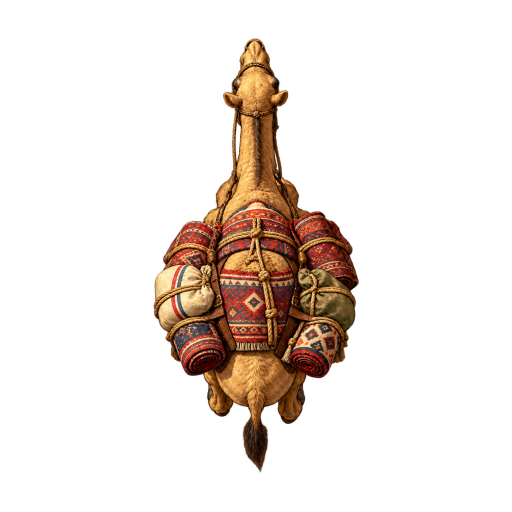
#> input picture art-src/battle/camel.png, 1024 x 1024 px, given in place of camel.webp, which was not available (shown at 1/2 size); the run also reads 1 picture not shown here
$ python travel_art.py
#> lines starting #> are read from the running program, lines starting #| are printed output that depends on the picture; after the words box and inside, x2 and y2 are one past the last pixel; in counts of white or black regions, pixels touching at a corner belong together; pictures that were not available may be replaced by others from this repository, and a replacement may not be noted
#!/usr/bin/env python3
"""Cut the travel art batch (art-src/travel-2026-09, from the ChatGPT prompts in
docs/handoff/travel-refs/INSTRUCTIONS.txt) into game files.

  python3 tools/travel_art.py
"""
from pathlib import Path
import numpy as np
from PIL import Image
from scipy import ndimage

ROOT = Path(__file__).resolve().parent.parent
SRC = ROOT / 'art-src' / 'travel-2026-09'
PUB = ROOT / 'public' / 'art'


def bbox(im):
    a = np.array(im)[..., 3] > 10
    ys, xs = np.nonzero(a)
    return xs.min(), ys.min(), xs.max() + 1, ys.max() + 1


def head_x(im, top, bottom):
    """Centre of the neck: the mean column of the outline's top fifth, which the cargo never reaches."""
    a = np.array(im)[..., 3] > 10
    ys, xs = np.nonzero(a[top:top + (bottom - top) // 5])
    return xs.mean()


def match_token(src, ref, out):
    """Scale and place a token so the camel is as tall as the reference one and its neck is in the same column."""
    r = Image.open(ref).convert('RGBA'); s = Image.open(src).convert('RGBA')
#> in match_token, r is the input picture: PIL image 1024x1024 RGBA; mean R, G, B, A 23.1, 14, 8, 40.6
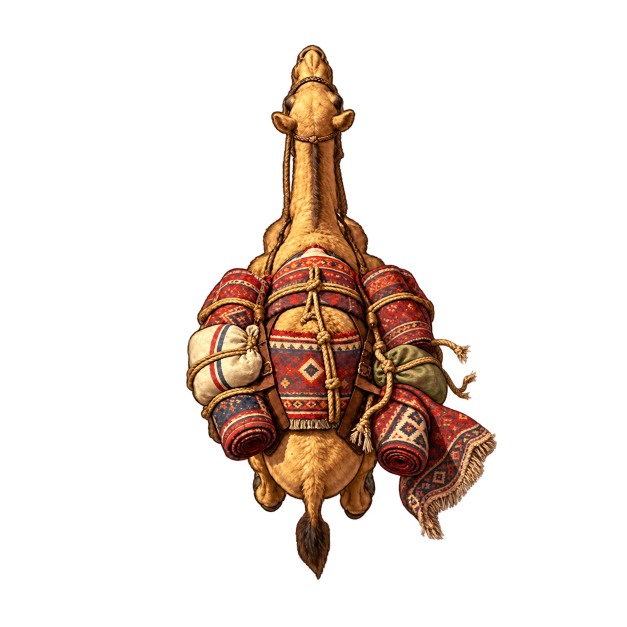
#> input picture art-src/travel-2026-09/01-camel-cut.png, 1254 x 1254 px (shown at 1/2 size)
#> in match_token, s is the input picture: PIL image 1254x1254 RGBA; mean R, G, B, A 27.8, 16.5, 9.7, 47.7
    rx0, ry0, rx1, ry1 = bbox(r); sx0, sy0, sx1, sy1 = bbox(s)
#> in bbox, `a = np.array(im)[..., 3] > 10`:
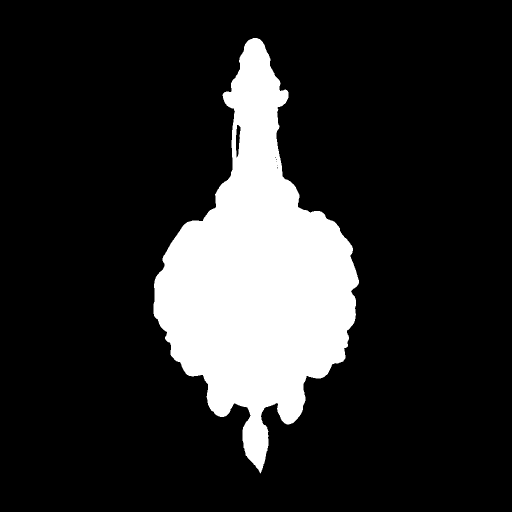
#> a: shape (1024, 1024) bool (shown at 1/2 size); 16.3% white; 1 white region, box (x1, y1, x2, y2) and area: (307, 76, 718, 947) 170862
#> after `rx0, ry0, rx1, ry1 = bbox(r)`: rx0 = 307; ry0 = 76; rx1 = 718; ry1 = 947
#> in bbox (call 2), `a = np.array(im)[..., 3] > 10`: a: shape (1254, 1254) bool; 19.2% white; 3 white regions (2 under 20 px), largest, box (x1, y1, x2, y2) and area: (371, 89, 994, 1161) 301819
#> after `sx0, sy0, sx1, sy1 = bbox(s)`: sx0 = 371; sy0 = 89; sx1 = 994; sy1 = 1161
    k = (ry1 - ry0) / (sy1 - sy0)
#> k = 0.812
    piece = s.crop((sx0, sy0, sx1, sy1)).resize((round((sx1 - sx0) * k), round((sy1 - sy0) * k)), Image.LANCZOS)
    canvas = Image.new('RGBA', r.size, (0, 0, 0, 0))
#> canvas: PIL image 1024x1024 RGBA; every value is 0
    canvas.alpha_composite(piece, (round(head_x(r, ry0, ry1) - head_x(piece, 0, piece.height)), ry0))
#> in head_x, `ys, xs = np.nonzero(a[top:top + (bottom - top) // 5])`: ys = 13993 values from 0 to 173; xs = 13993 values, max 576 at index 7199, min 445 at index 7721, mean 510.7
#> in head_x (call 2), `a = np.array(im)[..., 3] > 10`: a: shape (871, 506) bool; 45.2% white; 1 white region, box (x1, y1, x2, y2) and area: (0, 0, 506, 871) 199263
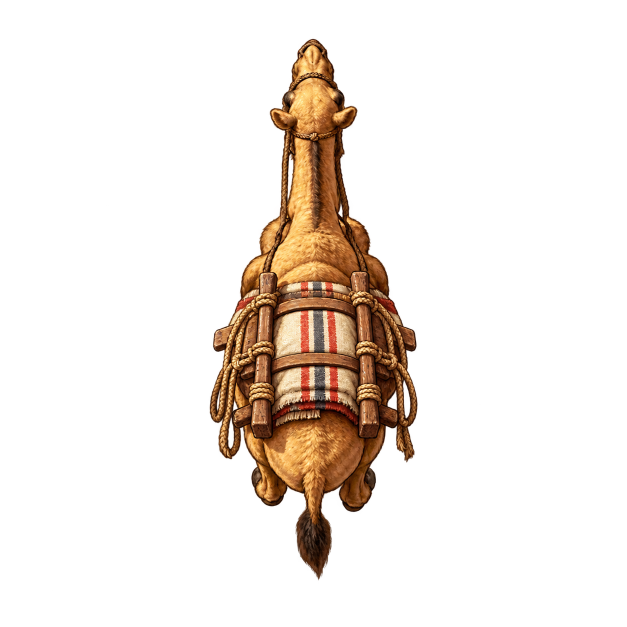
#> input picture art-src/travel-2026-09/02-camel-bare.png, 1254 x 1254 px (shown at 1/2 size)
#> in match_token, s is the input picture: PIL image 1254x1254 RGBA; mean R, G, B, A 22.1, 14.2, 7.8, 35.9
#> in bbox (call 4), `a = np.array(im)[..., 3] > 10`: a: shape (1254, 1254) bool; 14.5% white; 5 white regions (4 under 20 px), largest, box (x1, y1, x2, y2) and area: (419, 77, 836, 1161) 227548
#> in match_token (call 2), `sx0, sy0, sx1, sy1 = bbox(s)`: sx0 = 419; sy0 = 77; sx1 = 836
#> in match_token (call 2), `k = (ry1 - ry0) / (sy1 - sy0)`: k = 0.804
#> in match_token (call 2), `piece = s.crop((sx0, sy0, sx1, sy1)).resize((round((sx1 - sx0) * k), r..`:
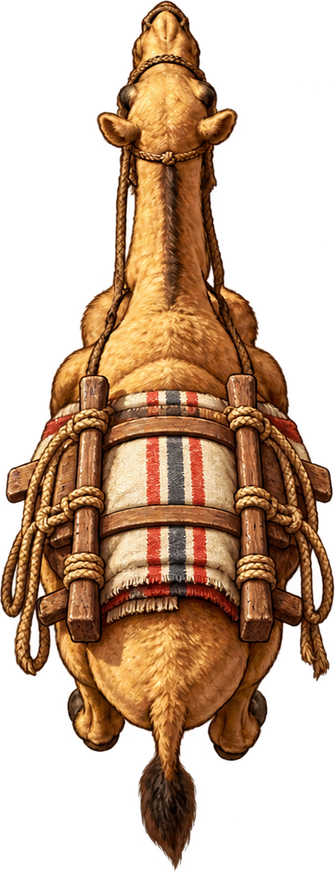
#> piece: PIL image 335x871 RGBA; mean R, G, B, A 76.5, 49.1, 27.1, 124.9; transparent parts drawn white
#> call 4 of head_x, with top = 0, bottom = 871
#> in head_x (call 4), `a = np.array(im)[..., 3] > 10`:
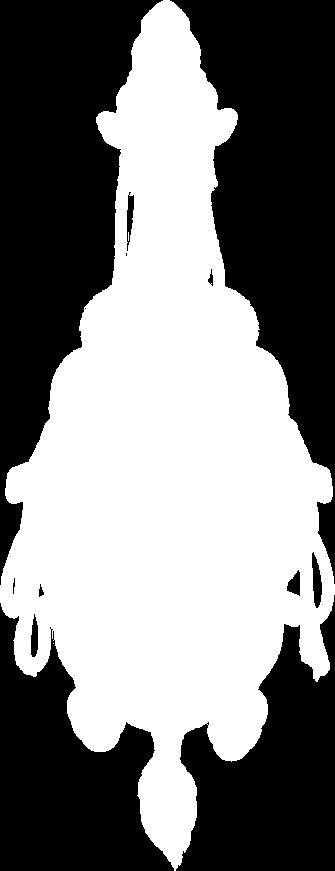
#> a: shape (871, 335) bool; 50.4% white; 13 black regions (2 under 20 px), largest, box (x1, y1, x2, y2) and area: (0, 0, 163, 585) 46760, (170, 0, 335, 584) 46213, (0, 603, 174, 871) 25616
#> in head_x (call 4), `ys, xs = np.nonzero(a[top:top + (bottom - top) // 5])`: ys = 14776 values from 0 to 173; xs = 14776 values, max 237 at index 8019, min 96 at index 8301, mean 166.3
    canvas.save(out, 'WEBP', quality=88, method=6)


def fit(src, size, out, **kw):
#> called with size = (512, 512)
    im = Image.open(src).convert('RGBA'); im.thumbnail(size, Image.LANCZOS)
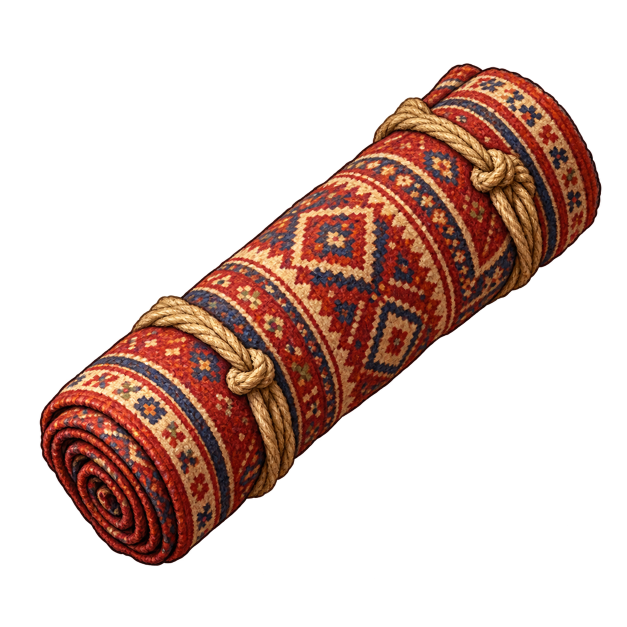
#> input picture art-src/travel-2026-09/03-rug-bale.png, 1254 x 1254 px (shown at 1/2 size)
#> in fit, im is the input picture: PIL image 1254x1254 RGBA; mean R, G, B, A 43.2, 21.7, 15.3, 79.6
    c = Image.new('RGBA', size, (0, 0, 0, 0)); c.alpha_composite(im, ((size[0] - im.width) // 2, (size[1] - im.height) // 2))
#> after `c = Image.new('RGBA', size, (0, 0, 0, 0))`: c: PIL image 512x512 RGBA; every value is 0
    c.save(out, 'WEBP', quality=88, method=6, **kw)


# battle tokens: the camel in two cargo states, lined up on the old loaded camel; the rug bale on its own
match_token(SRC / '01-camel-cut.png', PUB / 'battle/camel.webp', PUB / 'battle/camel-cut.webp')
match_token(SRC / '02-camel-bare.png', PUB / 'battle/camel.webp', PUB / 'battle/camel-bare.webp')
fit(SRC / '03-rug-bale.png', (512, 512), PUB / 'battle/bale.webp')

# the Egyptian road bandits' leader, where the ambush screen already looks for him
(PUB / 'travel-threats').mkdir(exist_ok=True)
Image.open(SRC / '04-robber-leader.png').convert('RGB').resize((640, 640), Image.LANCZOS).save(PUB / 'travel-threats/egypt-rural-highway-robbers-leader.jpg', quality=86)
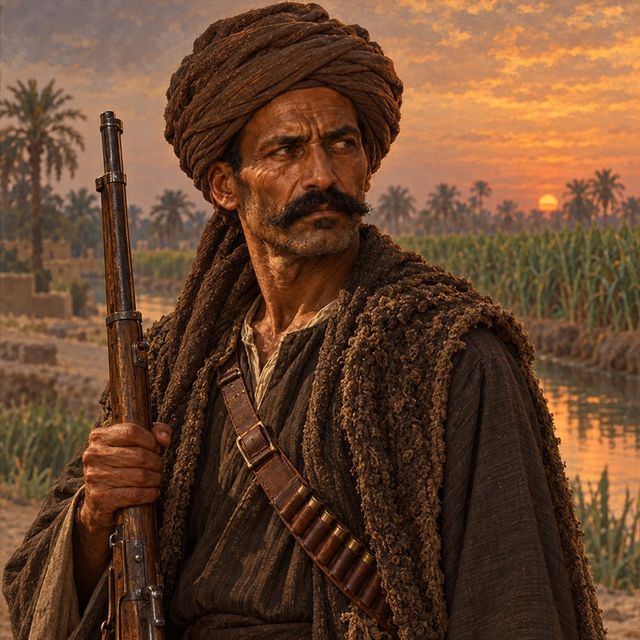
#> saved as egypt-rural-highway-robbers-leader.jpg: PIL image 640x640 RGB; mean R, G, B 103.1, 69, 46

# the party on the map: two walking frames side by side. Both are cut with ONE crop box (the union of
# the two outlines, in each half's own coordinates) so the figure stays put between steps instead of
# jittering by the difference between two separately trimmed frames. 128 px tall = 2x the map size.
#> (the run stopped early here; a loop or call above may not have finished)
